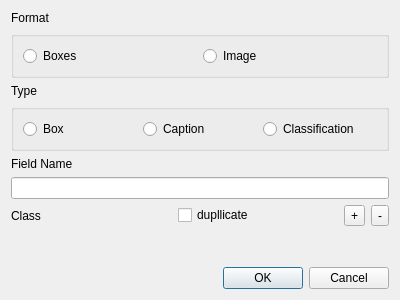
<?xml version="1.0" encoding="UTF-8"?>
<ui version="4.0">
 <class>add_field</class>
 <widget class="QDialog" name="add_field">
  <property name="geometry">
   <rect>
    <x>0</x>
    <y>0</y>
    <width>400</width>
    <height>300</height>
   </rect>
  </property>
  <property name="windowTitle">
   <string>Dialog</string>
  </property>
  <layout class="QVBoxLayout" name="verticalLayout">
   <item>
    <widget class="QLabel" name="lb_format">
     <property name="text">
      <string>Format</string>
     </property>
     <property name="alignment">
      <set>Qt::AlignLeading|Qt::AlignLeft|Qt::AlignTop</set>
     </property>
    </widget>
   </item>
   <item>
    <widget class="QGroupBox" name="gb_format">
     <property name="title">
      <string/>
     </property>
     <layout class="QHBoxLayout" name="horizontalLayout_2">
      <item>
       <widget class="QRadioButton" name="rb_boxes">
        <property name="accessibleName">
         <string notr="true"/>
        </property>
        <property name="text">
         <string>Boxes</string>
        </property>
       </widget>
      </item>
      <item>
       <widget class="QRadioButton" name="rb_image">
        <property name="text">
         <string>Image</string>
        </property>
       </widget>
      </item>
     </layout>
    </widget>
   </item>
   <item>
    <widget class="QLabel" name="lb_type">
     <property name="text">
      <string>Type</string>
     </property>
     <property name="alignment">
      <set>Qt::AlignLeading|Qt::AlignLeft|Qt::AlignTop</set>
     </property>
    </widget>
   </item>
   <item>
    <widget class="QGroupBox" name="gb_type">
     <property name="title">
      <string/>
     </property>
     <layout class="QHBoxLayout" name="horizontalLayout_3">
      <item>
       <widget class="QRadioButton" name="rb_box">
        <property name="text">
         <string>Box</string>
        </property>
       </widget>
      </item>
      <item>
       <widget class="QRadioButton" name="rb_caption">
        <property name="text">
         <string>Caption</string>
        </property>
       </widget>
      </item>
      <item>
       <widget class="QRadioButton" name="rb_cls">
        <property name="text">
         <string>Classification</string>
        </property>
       </widget>
      </item>
     </layout>
    </widget>
   </item>
   <item>
    <widget class="QLabel" name="lb_fieldname">
     <property name="text">
      <string>Field Name</string>
     </property>
     <property name="alignment">
      <set>Qt::AlignLeading|Qt::AlignLeft|Qt::AlignTop</set>
     </property>
    </widget>
   </item>
   <item>
    <widget class="QLineEdit" name="lE_fieldname"/>
   </item>
   <item>
    <layout class="QHBoxLayout" name="hlo_class">
     <item>
      <widget class="QLabel" name="lb_class">
       <property name="text">
        <string>Class</string>
       </property>
      </widget>
     </item>
     <item>
      <widget class="QCheckBox" name="cb_duplicate">
       <property name="text">
        <string>dupllicate</string>
       </property>
      </widget>
     </item>
     <item>
      <widget class="QToolButton" name="bt_add_cls">
       <property name="text">
        <string>+</string>
       </property>
      </widget>
     </item>
     <item>
      <widget class="QToolButton" name="bt_del_cls">
       <property name="text">
        <string>-</string>
       </property>
      </widget>
     </item>
    </layout>
   </item>
   <item>
    <layout class="QFormLayout" name="flo_classes"/>
   </item>
   <item>
    <spacer name="verticalSpacer">
     <property name="orientation">
      <enum>Qt::Vertical</enum>
     </property>
     <property name="sizeHint" stdset="0">
      <size>
       <width>20</width>
       <height>40</height>
      </size>
     </property>
    </spacer>
   </item>
   <item>
    <widget class="QDialogButtonBox" name="buttonBox">
     <property name="orientation">
      <enum>Qt::Horizontal</enum>
     </property>
     <property name="standardButtons">
      <set>QDialogButtonBox::Cancel|QDialogButtonBox::Ok</set>
     </property>
    </widget>
   </item>
  </layout>
 </widget>
 <resources/>
 <connections>
  <connection>
   <sender>buttonBox</sender>
   <signal>accepted()</signal>
   <receiver>add_field</receiver>
   <slot>accept()</slot>
   <hints>
    <hint type="sourcelabel">
     <x>248</x>
     <y>254</y>
    </hint>
    <hint type="destinationlabel">
     <x>157</x>
     <y>274</y>
    </hint>
   </hints>
  </connection>
  <connection>
   <sender>buttonBox</sender>
   <signal>rejected()</signal>
   <receiver>add_field</receiver>
   <slot>reject()</slot>
   <hints>
    <hint type="sourcelabel">
     <x>316</x>
     <y>260</y>
    </hint>
    <hint type="destinationlabel">
     <x>286</x>
     <y>274</y>
    </hint>
   </hints>
  </connection>
 </connections>
</ui>
